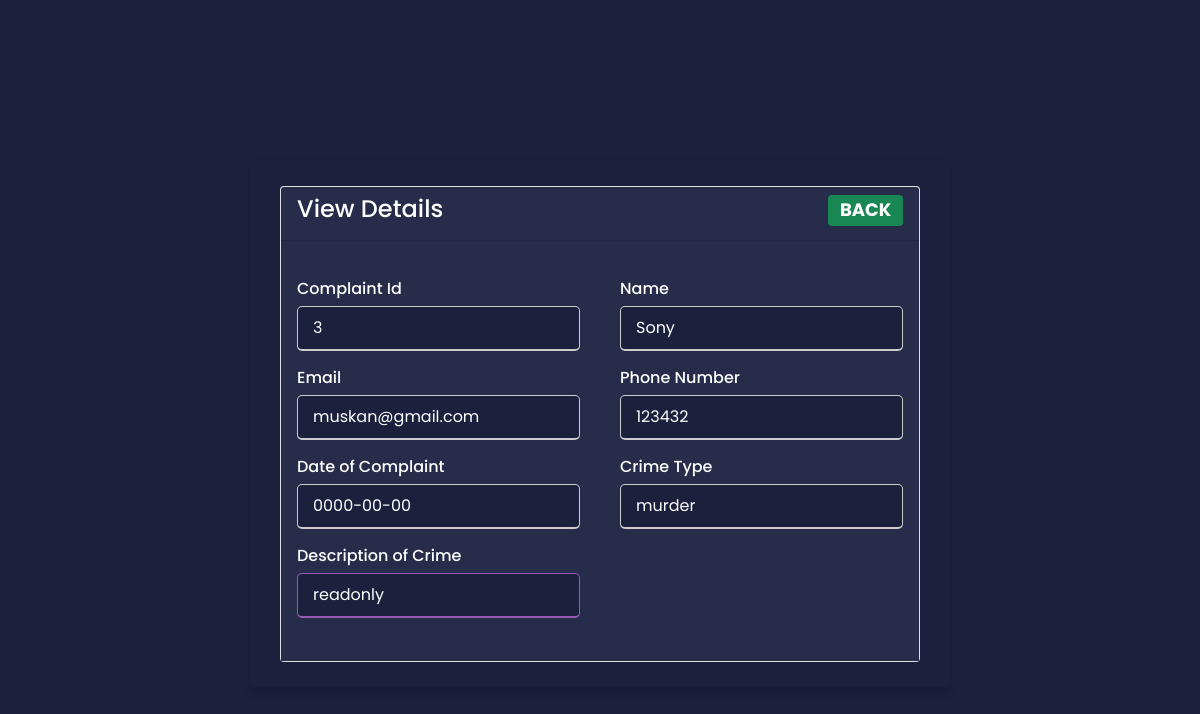
Page /html/PoliceHtml/view.php?viewId=3 on the committed database.
### tables this page shows
CREATE TABLE `complaint` (
  `Id` bigint(250) NOT NULL,
  `Name` varchar(39) NOT NULL,
  `Contact` varchar(15) NOT NULL,
  `Email` varchar(30) NOT NULL,
  `CrimeType` varchar(40) NOT NULL,
  `Date` date NOT NULL,
  `Evidence` longblob NOT NULL,
  `description` varchar(500) NOT NULL,
  `Image` longblob NOT NULL
);

### html/PoliceHtml/view.php (the view, shortened to what this page needs)
<?php
    include "connection.php"
?>
<!doctype html>
<html lang="en">
  <head>
    <link href="https://cdn.jsdelivr.net/npm/bootstrap@5.1.3/dist/css/bootstrap.min.css" rel="stylesheet">
    <link rel="stylesheet" href="../../css/policeCSS/view.css">
</head>
<body >
    <div class="container mt-5">
        <div class="row">
            <div class="col-md-12">
                <div class="card">
                    <div class="card-header" style="background: #272c4a;">
                        <h4 style="color:white;">View Details
                            <a href="complaint.php" class="badge btn-success float-end" style="text-decoration: none;">BACK</a>
                        </h4>
                    </div>
                    <div class="card-body" style="background: #272c4a; color:white">
                        <?php
                        if(isset($_GET['viewId']))
                        {
                            $viewId = $_GET['viewId'];
                            $query = "SELECT * FROM complaint WHERE Id ='$viewId' ";
                            $result = $conn->query($query);
                            while($row=$result->fetch_assoc()){
                                echo '
                                  <div class="user-details" >
                                <div class="content" >
                                <form action="#">
                                  <div class="user-details" ">
                                    <div class="input-box">
                                      <span class="details">Complaint Id</span>
                                      <input value='.$row['Id'].' readonly style="background:#1b203d; color:white">
                                    </div>
                                    <div class="input-box">
                                      <span class="details">Name</span>
                                      <input value='.$row['Name'].' readonly style="background:#1b203d; color:white">
                                    </div>
                                    <div class="input-box">
                                      <span class="details">Email</span>
                                      <input value='.$row['Email'].' readonly style="background:#1b203d; color:white">
                                    </div>
                                    <div class="input-box">
                                      <span class="details">Phone Number</span>
                                      <input value='.$row['Contact'].' readonly style="background:#1b203d; color:white">
                                    </div>
                                    <div class="input-box">
                                      <span class="details">Date of Complaint</span>
                                      <input value='.$row['Date'].' readonly style="background:#1b203d; color:white">
                                    </div>
                                    <div class="input-box">
                                      <span class="details">Crime Type</span>
                                      <input value='.$row['CrimeType'].' readonly style="background:#1b203d; color:white">
                                    </div>
                                    <div class="input-box">
                                      <span class="details">Description of Crime</span>
                                      <input value='.$row['description'].' readonly style="background:#1b203d; color:white">
                                    </div>
                                </form>
                              </div>
                                ';
                            }
                        }
                        ?>
                    </div>
                </div>
            </div>
        </div>
    </div>
</body>
</html>

### css/policeCSS/view.css (style rules this page uses)
* { margin: 0; padding: 0; box-sizing: border-box; font-family: 'Poppins', sans-serif; }
body { height: 100vh; display: flex; justify-content: center; align-items: center; padding: 10px; background-color: #1b203d; }
.container { max-width: 700px; width: 100%; background-color: #1b203d; padding: 25px 30px; border-radius: 5px; box-shadow: 0 5px 10px rgba(0, 0, 0, 0.15); }
.content form .user-details { display: flex; flex-wrap: wrap; justify-content: space-between; margin: 20px 0 12px 0; }
form .user-details .input-box { margin-bottom: 15px; width: calc(100% / 2 - 20px); }
form .input-box span.details { display: block; font-weight: 500; margin-bottom: 5px; }
.user-details .input-box input { height: 45px; width: 100%; outline: none; font-size: 16px; border-radius: 5px; padding-left: 15px; border: 1px solid #ccc; border-bottom-width: 2px; transition: all 0.3s ease; }
.user-details .input-box input:focus, .user-details .input-box input:valid { border-color: #9b59b6; }

### rows in the picture
complaint: Id "3", Name "Sony", Email "muskan@gmail.com", Contact "123432", Date "0000-00-00", CrimeType "murder"
